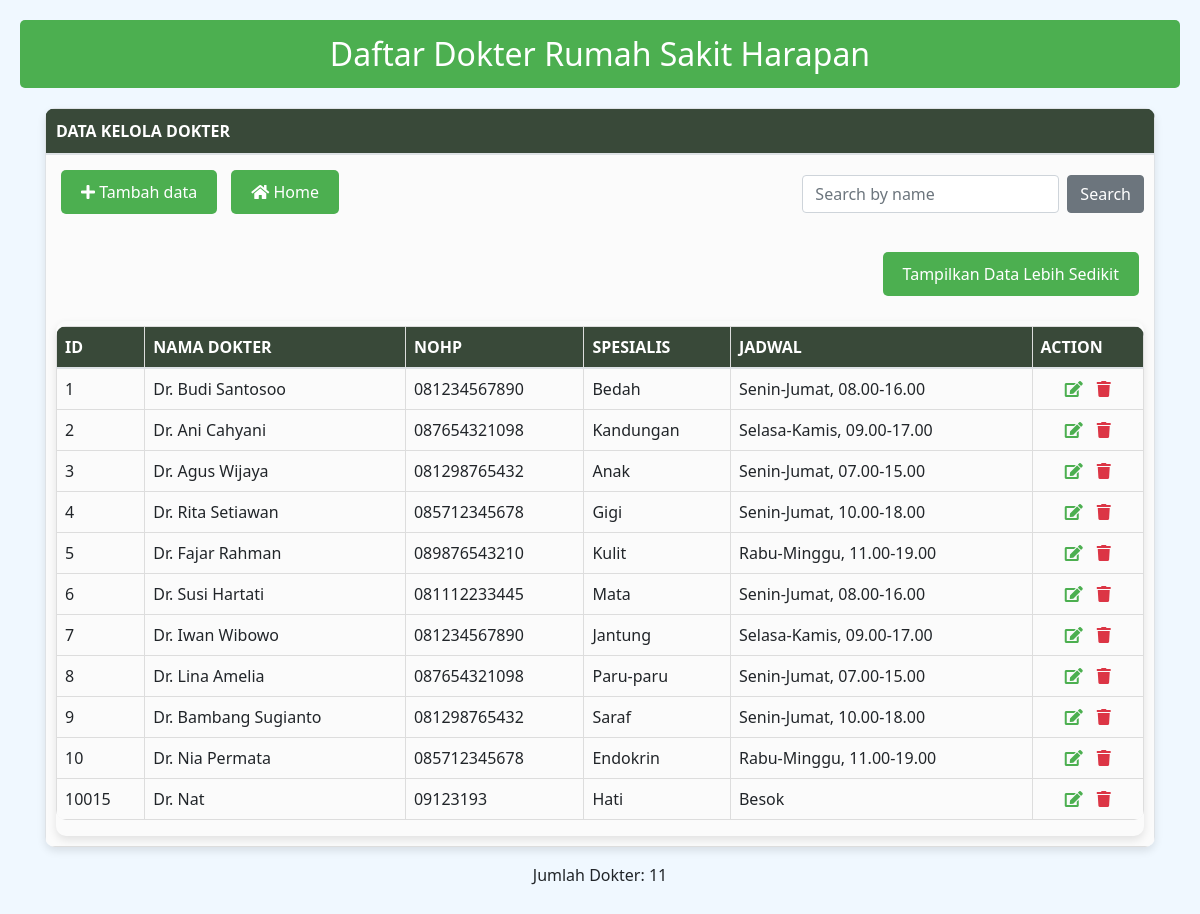
Page /Dokter.php?showall=true on the committed database.
### tables this page shows
CREATE TABLE tabel_dokter (
  id INT(5) NOT NULL AUTO_INCREMENT,
  namadokter VARCHAR(50) NOT NULL,
  nohp VARCHAR(20) NOT NULL,
  spesialis VARCHAR(50) NOT NULL,
  jadwal VARCHAR(50) NOT NULL,
  PRIMARY KEY (id)
);

### Dokter.php (the view, shortened to what this page needs)
<?php
include_once("koneksi.php");
$result = mysqli_query($mysqli, "SELECT * FROM tabel_dokter ORDER BY id ASC");
$query_jumlah_dokter = "SELECT COUNT(*) AS total_dokter FROM tabel_dokter";
$result_jumlah_dokter = mysqli_query($mysqli, $query_jumlah_dokter);
$row_jumlah_dokter = mysqli_fetch_assoc($result_jumlah_dokter);
$total_dokter = $row_jumlah_dokter['total_dokter'];
?>
<!DOCTYPE html>
<html>
<head>
    <link rel="stylesheet" href="https://use.fontawesome.com/releases/v5.6.3/css/all.css">
    <link rel="stylesheet" href="https://cdn.jsdelivr.net/npm/bootstrap@4.5.3/dist/css/bootstrap.min.css">
</head>
<body>
    <header>
        <?php
        function headeer() {
            echo "Daftar Dokter Rumah Sakit Harapan";
        }
        headeer();
        ?>
    </header>
    <div class="container">
        <div class="row">
            <div class="col-12">
                <table class="table1 table table-bordered">
                    <thead>
                        <tr>
                            <th>DATA KELOLA DOKTER</th>
                        </tr>
                    </thead>
                    <tbody>
                        <tr>
                            <td>
                                <div class="row">
                                    <div class="col-md-6">
                                        <a href="Dokter_Tambah.php" class="btn btn-custom"><i class="fa fa-plus"></i> Tambah data</a>
                                        <a href="Website.php" class="btn btn-custom"><i class="fa fa-home"></i> Home</a>
                                    </div>
                                    <div class="col-md-6 text-right">
                                        <form class="form-inline justify-content-end" action="Dokter.php" method="get">
                                            <input class="form-control mr-2" type="search" placeholder="Search by name" aria-label="Search" name="cari">
                                            <button class="btn btn-secondary" type="submit">Search</button>
                                        </form>
                                        <br>
                                        <?php
                                            if(isset($_GET['showall']) && $_GET['showall'] == 'true'){
                                                echo '<button class="btn btn-custom" onclick="window.location.href=\'Dokter.php\'">Tampilkan Data Lebih Sedikit</button>';
                                            } else {
                                                echo '<button class="btn btn-custom" onclick="window.location.href=\'Dokter.php?showall=true\'">Tampilkan Semua Data</button>';
                                            }
                                        ?>
                                    </div>
                                </div>
                                <div class="table-responsive">
                                    <table class="table2 table table-striped">
                                        <thead>
                                            <tr>
                                                <th>ID</th>
                                                <th>NAMA DOKTER</th>
                                                <th>NOHP</th>
                                                <th>SPESIALIS</th>
                                                <th>JADWAL</th>
                                                <th>ACTION</th>
                                            </tr>
                                        </thead>
                                        <tbody>
                                            <?php
                                            if(isset($_GET['cari'])){
                                                $cari = $_GET['cari'];
                                                $result = mysqli_query($mysqli, "SELECT * FROM tabel_dokter WHERE namadokter LIKE '%$cari%' LIMIT 5");
                                            } elseif(isset($_GET['showall'])) {
                                                $result = mysqli_query($mysqli, "SELECT * FROM tabel_dokter ORDER BY id ASC");
                                            } else {
                                                $result = mysqli_query($mysqli, "SELECT * FROM tabel_dokter ORDER BY id ASC LIMIT 5");
                                            }
                                            while($res = mysqli_fetch_array($result)) {
                                                echo "<tr>";
                                                echo "<td>".$res['id']."</td>";
                                                echo "<td>".$res['namadokter']."</td>";
                                                echo "<td>".$res['nohp']."</td>";
                                                echo "<td>".$res['spesialis']."</td>";
                                                echo "<td>".$res['jadwal']."</td>";
                                                echo "<td class='text-center'>
                                                    <a class='btn-icon' href=\"Dokter_Edit.php?id=$res[id]\"><i class='fa fa-edit'></i></a>
                                                    <a class='btn-icon btn-icon-danger' href=\"Dokter_Delete.php?id=$res[id]\" onClick=\"return confirm('Are you sure you want to delete?')\"><i class='fa fa-trash'></i></a>
                                                </td>";
                                                echo "</tr>";
                                            }
                                            ?>
                                        </tbody>
                                    </table>
                                </div>
                            </td>
                        </tr>
                    </tbody>
                </table>
				<div class="text-center">
                    <p>Jumlah Dokter: <?php echo $total_dokter; ?></p>
                </div>
            </div>
        </div>
    </div>
</body>
</html>

### Dokter.php (style rules this page uses)
body { background-color: #f0f8ff; font-family: 'Segoe UI', Tahoma, Geneva, Verdana, sans-serif; padding: 20px; }
header { background-color: #4caf50; color: white; padding: 10px; text-align: center; font-size: 2rem; border-radius: 5px; }
.table1, .table-responsive { border: none; width: 100%; margin-top: 20px; box-shadow: 0 4px 8px rgba(0, 0, 0, 0.1); border-radius: 10px; overflow: hidden; }
.table1 th { background-color: #394939; color: white; padding: 10px; text-align: left; }
.table1 td { background-color: #fbfbfb; padding: 10px; border-bottom: 1px solid #ddd; }
.table2 { border: none; width: 100%; margin-top: 5px; border-radius: 10px; overflow: hidden; }
.table2 th, .table2 td { border: 1px solid #ddd; padding: 8px; text-align: left; }
.table2 tr:nth-child(even) { background-color: #f2f2f2; }
.btn-custom { background-color: #4caf50; color: white; border: none; padding: 10px 20px; margin: 5px; border-radius: 5px; }
.btn-icon { border: none; background: none; cursor: pointer; color: #4caf50; margin: 0 5px; }
.btn-icon-danger { color: #dc3545; }
.form-control { margin: 10px 0; }

### rows in the picture
tabel_dokter: id "1", namadokter "Dr. Budi Santosoo", nohp "081234567890", spesialis "Bedah", jadwal "Senin-Jumat, 08.00-16.00"
tabel_dokter: id "2", namadokter "Dr. Ani Cahyani", nohp "087654321098", spesialis "Kandungan", jadwal "Selasa-Kamis, 09.00-17.00"
tabel_dokter: id "3", namadokter "Dr. Agus Wijaya", nohp "081298765432", spesialis "Anak", jadwal "Senin-Jumat, 07.00-15.00"
tabel_dokter: id "4", namadokter "Dr. Rita Setiawan", nohp "085712345678", spesialis "Gigi", jadwal "Senin-Jumat, 10.00-18.00"
tabel_dokter: id "5", namadokter "Dr. Fajar Rahman", nohp "089876543210", spesialis "Kulit", jadwal "Rabu-Minggu, 11.00-19.00"
tabel_dokter: id "6", namadokter "Dr. Susi Hartati", nohp "081112233445", spesialis "Mata", jadwal "Senin-Jumat, 08.00-16.00"
tabel_dokter: id "7", namadokter "Dr. Iwan Wibowo", nohp "081234567890", spesialis "Jantung", jadwal "Selasa-Kamis, 09.00-17.00"
tabel_dokter: id "8", namadokter "Dr. Lina Amelia", nohp "087654321098", spesialis "Paru-paru", jadwal "Senin-Jumat, 07.00-15.00"
tabel_dokter: id "9", namadokter "Dr. Bambang Sugianto", nohp "081298765432", spesialis "Saraf", jadwal "Senin-Jumat, 10.00-18.00"
tabel_dokter: id "10", namadokter "Dr. Nia Permata", nohp "085712345678", spesialis "Endokrin", jadwal "Rabu-Minggu, 11.00-19.00"
tabel_dokter: id "10015", namadokter "Dr. Nat", nohp "09123193", spesialis "Hati", jadwal "Besok"

### other values in the picture
$total_dokter "11"
